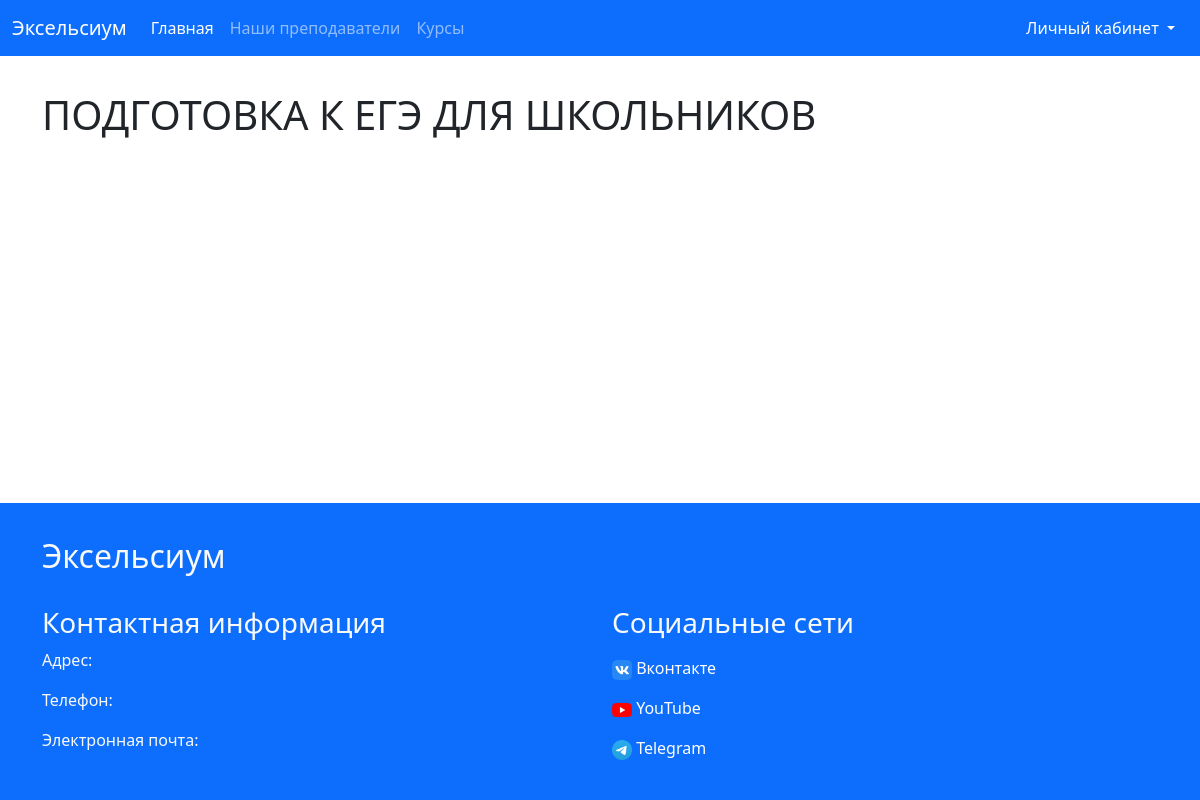
The app's page /courses/, older data.
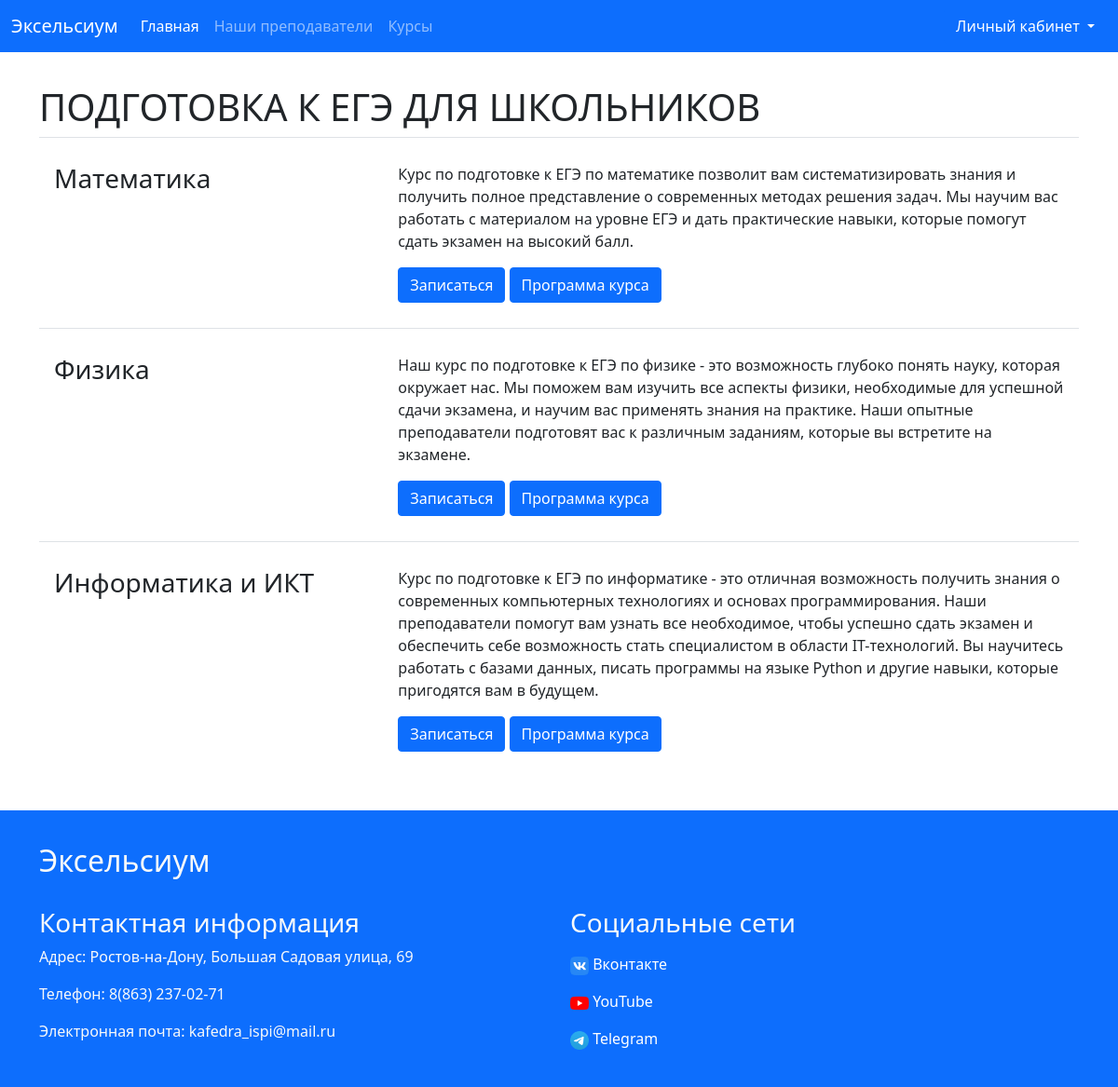
The same page, newer data.
### users/models.py (models this page shows, shortened)
class Course(models.Model):
    name = models.CharField(max_length=200, verbose_name='Название предмета')
    description = models.TextField(verbose_name='Описание предмета')
    course_program = models.FileField(upload_to='course_programs/', verbose_name='Ссылка на программу курса')
    class Meta:
        app_label = 'school'
        verbose_name_plural = 'Курсы'

### school/models.py (models this page shows, shortened)
class School(models.Model):
    address = models.CharField(max_length=255, verbose_name='Адрес школы')
    site = models.CharField(max_length=255, verbose_name='Сайт учебного заведения')
    vk = models.CharField(max_length=255, verbose_name='Ссылка на ВК')
    youtube = models.CharField(max_length=255, verbose_name='Ссылка на YouTube')
    telegram = models.CharField(max_length=255, verbose_name='Ссылка на Telegram')
    email = models.CharField(max_length=255, verbose_name='Email')
    phone_number = models.CharField(max_length=255, verbose_name='Номер телефона школы')
    class Meta:
        verbose_name_plural = 'Школа'

### users/views.py (the view)
# urls.py: path('courses/', course_registration, name='courses'),
def course_registration(request):
    if request.method == 'POST':
        if request.user.is_authenticated:
            student_id = request.user.id
        else:
            return redirect('Login')
        course_id = request.POST.get('course_id')
        print(student_id)
        print(course_id)
        try:
            registration = CourseRegistration(course_id=course_id, student_id=student_id)
            registration.save()
            print('Запись прошла')
            messages.success(request, 'You have been successfully registered for the course.')
        except ValidationError as e:
            messages.warning(request, 'This student is already registered for this course.')
        return redirect('courses')
    else:
        courses = Course.objects.all()
        counter = Counter()
        courses_reg = CourseRegistration.objects.all()
        return render(request, 'courses.html', {'courses': courses, 'courses_reg': courses_reg, 'counter': counter})

### school/context_processors.py (called while the page is built)
def school_info(request):
    try:
        school = School.objects.latest('id')
    except School.DoesNotExist:
        school = None
    return {'school': school}

### users/models.py (called while the page is built)
    def reset(self):
        self.value = 0

    def get_count(self):
        return self.value

### templates/courses.html (shortened to what this page needs)
{% extends 'index.html' %}
{% load static %}
{% block content %}
<div class="container" style="margin-top: 3%; margin-bottom: 3%;">
  <h1>ПОДГОТОВКА К ЕГЭ ДЛЯ ШКОЛЬНИКОВ</h1>
  {% for course in courses %}
  <div class="card-body border-top">
    <div class="row">
      <div class="col-md-4" style="margin-top: 1%; margin-bottom: 1%">
        <h3>{{ course.name }}</h3>
      </div>
      <div class="col-md-8" style="margin-top: 1%; margin-bottom: 1%">
        <p class="card-text">
          {{ course.description }}
        </p>
        {% if counter.get_count == 0 %}
          <form method="post" action="{% url 'courses' %}">
            <button type="button" class="btn btn-primary" data-bs-toggle="modal" data-bs-target="#exampleModal{{ course.id }}">
              Записаться
            </button>
            <a class="btn btn-primary" href="{% url 'download_file' file_name=course.course_program %}">Программа курса</a>
          </form>
        {% endif %}
      </div>
    </div>
  </div>
  {% endfor %}
</div>
{% include 'footer.html' %}
{% endblock %}

### templates/index.html (shortened to what this page needs)
{% load static %}
<!doctype html>
<html lang="ru">
<head>
  <link href="https://cdn.jsdelivr.net/npm/bootstrap@5.1.3/dist/css/bootstrap.min.css" rel="stylesheet">
</head>
<body>
<div>
  <nav class="navbar navbar-expand-lg bg-body-tertiary navbar-dark bg-primary fixed-top">
    <div class="container-fluid">
      <a class="navbar-brand" href="{% url 'Home' %}">Эксельсиум</a>
      <div class="collapse navbar-collapse" id="navbarSupportedContent">
        <ul class="navbar-nav me-auto mb-2 mb-lg-0">
          <li class="nav-item">
            <a class="nav-link active" aria-current="page" href="{% url 'Home' %}">Главная</a>
          </li>
          <li class="nav-item">
            <a class="nav-link" href="{% url 'TeacherList' %}">Наши преподаватели</a>
          </li>
          <li class="nav-item">
            <a class="nav-link" href="{% url 'courses' %}">Курсы</a>
          </li>
        </ul>
        <div class="btn-group" role="group">
          <button id="btnGroupDrop1" type="button" class="btn btn-primary dropdown-toggle" data-bs-toggle="dropdown" aria-expanded="false">
            {% if user.is_authenticated %}
            Привет, {{ user.username }}!⠀
            {% else %}
            Личный кабинет
            {% endif %}
          </button>
        </div>
      </div>
    </div>
  </nav>
</div>
  {% block content %}
  {% endblock %}
</body>
</html>

### templates/footer.html (shortened to what this page needs)
<footer class="bg-primary text-light " style="padding-bottom: 2%;">
  <div class="container" >
    <div class="row" >
      <div style="margin-top: 3%"><h2>Эксельсиум</h2></div>
      <div class="col-md-6" style="margin-top: 2%">
        <h3>Контактная информация</h3>
        <p>Адрес: {{ school.address }}</p>
        <p>Телефон: {{ school.phone_number }}</p>
        <p>Электронная почта: {{ school.email }}</p>
      </div>
      <div class="col-md-6" style="margin-top: 2%">
        <h3>Социальные сети</h3>
        <ul class="list-unstyled ">
          <p><li><a href="{{ school.vk }}" class="text-white" style="text-decoration:none">
            <img src="../static/vk.png" width="20" height="20" alt="Описание изображения">
            Вконтакте
          </a></li></p>
          <p><li><a href="{{ school.youtube }}" class="text-white" style="text-decoration:none">
            <img src="../static/youtube.png" width="20" height="20" alt="Описание изображения">
            YouTube
          </a></li></p>
          <p><li><a href="{{ school.telegram }}" class="text-white" style="text-decoration:none">
            <img src="../static/telegram.png" width="20" height="20" alt="Описание изображения">
            Telegram
          </a></li></p>
        </ul>
      </div>
    </div>
  </div>
</footer>

### templates/index.html (style rules this page uses)
body { padding-top: 55px; }
.container { width: 75%; }

Row changes from the older to the newer data that the page shows:
added Course: name "Математика", description "Курс по подготовке к ЕГЭ по математике позволит вам систематизировать знания и получить полное представление о современных методах решения задач. Мы научим вас работать с материалом на уровне ЕГЭ и дать практические навыки, которые помогут сдать экзамен на высокий балл."
added Course: name "Физика", description "Наш курс по подготовке к ЕГЭ по физике - это возможность глубоко понять науку, которая окружает нас. Мы поможем вам изучить все аспекты физики, необходимые для успешной сдачи экзамена, и научим вас применять знания на практике. Наши опытные преподаватели подготовят вас к различным заданиям, которые вы встретите на экзамене."
added Course: name "Информатика и ИКТ", description "Курс по подготовке к ЕГЭ по информатике - это отличная возможность получить знания о современных компьютерных технологиях и основах программирования. Наши преподаватели помогут вам узнать все необходимое, чтобы успешно сдать экзамен и обеспечить себе возможность стать специалистом в области IT-технологий. Вы научитесь работать с базами данных, писать программы на языке Python и другие навыки, которые пригодятся вам в будущем."
added School: address "Ростов-на-Дону, Большая Садовая улица, 69", phone_number "8(863) 237-02-71", email "kafedra_ispi@mail.ru"
